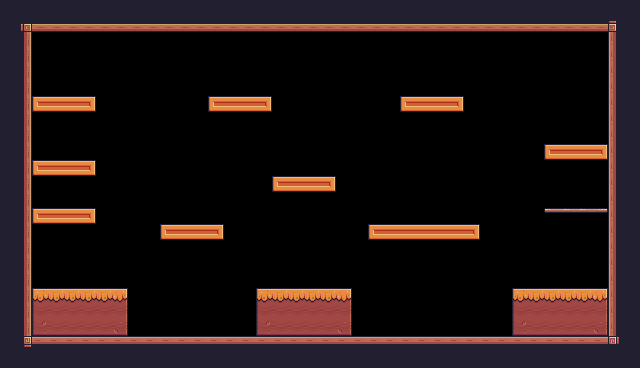

A level layout from a 2D game, rendered from its tile map. Below: a short description, then the map file with its tile-grid data intact:
An orthogonal 40x23 tile map with 16x16 px tiles, 1 tile layer (Background) and 18 objects (9x Platform, Player).

<map version="1.10" tiledversion="1.11.0" orientation="orthogonal" renderorder="right-down" width="40" height="23" tilewidth="16" tileheight="16" infinite="0" nextlayerid="4" nextobjectid="89">
 <tileset firstgid="1" source="Hidden Blade.tsx" />
 <layer id="1" name="Background" width="40" height="23">
  <data encoding="csv">
24,24,24,24,24,24,24,24,24,24,24,24,24,24,24,24,24,24,24,24,24,24,24,24,24,24,24,24,24,24,24,24,24,24,24,24,24,24,24,24,
24,92,134,134,134,134,134,134,134,134,134,134,134,134,134,134,134,134,134,134,134,134,134,134,134,134,134,134,134,134,134,134,134,134,134,134,134,134,93,24,
24,113,0,0,0,0,0,0,0,0,0,0,0,0,0,0,0,0,0,0,0,0,0,0,0,0,0,0,0,0,0,0,0,0,0,0,0,0,111,24,
24,113,0,0,0,0,0,0,0,0,0,0,0,0,0,0,0,0,0,0,0,0,0,0,0,0,0,0,0,0,0,0,0,0,0,0,0,0,111,24,
24,113,0,0,0,0,0,0,0,0,0,0,0,0,0,0,0,0,0,0,0,0,0,0,0,0,0,0,0,0,0,0,0,0,0,0,0,0,111,24,
24,113,0,0,0,0,0,0,0,0,0,0,0,0,0,0,0,0,0,0,0,0,0,0,0,0,0,0,0,0,0,0,0,0,0,0,0,0,111,24,
24,113,189,190,190,191,0,0,0,0,0,0,0,189,190,190,191,0,0,0,0,0,0,0,0,189,190,190,191,0,0,0,0,0,0,0,0,0,111,24,
24,113,0,0,0,0,0,0,0,0,0,0,0,0,0,0,0,0,0,0,0,0,0,0,0,0,0,0,0,0,0,0,0,0,0,0,0,0,111,24,
24,113,0,0,0,0,0,0,0,0,0,0,0,0,0,0,0,0,0,0,0,0,0,0,0,0,0,0,0,0,0,0,0,0,0,0,0,0,111,24,
24,113,0,0,0,0,0,0,0,0,0,0,0,0,0,0,0,0,0,0,0,0,0,0,0,0,0,0,0,0,0,0,0,0,189,190,190,191,111,24,
24,113,189,190,190,191,0,0,0,0,0,0,0,0,0,0,0,0,0,0,0,0,0,0,0,0,0,0,0,0,0,0,0,0,0,0,0,0,111,24,
24,113,0,0,0,0,0,0,0,0,0,0,0,0,0,0,0,189,190,190,191,0,0,0,0,0,0,0,0,0,0,0,0,0,0,0,0,0,111,24,
24,113,0,0,0,0,0,0,0,0,0,0,0,0,0,0,0,0,0,0,0,0,0,0,0,0,0,0,0,0,0,0,0,0,0,0,0,0,111,24,
24,113,189,190,190,191,0,0,0,0,0,0,0,0,0,0,0,0,0,0,0,0,0,0,0,0,0,0,0,0,0,0,0,0,40,41,41,42,111,24,
24,113,0,0,0,0,0,0,0,0,189,190,190,191,0,0,0,0,0,0,0,0,0,189,190,190,190,190,190,191,0,0,0,0,0,0,0,0,111,24,
24,113,0,0,0,0,0,0,0,0,0,0,0,0,0,0,0,0,0,0,0,0,0,0,0,0,0,0,0,0,0,0,0,0,0,0,0,0,111,24,
24,113,0,0,0,0,0,0,0,0,0,0,0,0,0,0,0,0,0,0,0,0,0,0,0,0,0,0,0,0,0,0,0,0,0,0,0,0,111,24,
24,113,0,0,0,0,0,0,0,0,0,0,0,0,0,0,0,0,0,0,0,0,0,0,0,0,0,0,0,0,0,0,0,0,0,0,0,0,111,24,
24,113,95,96,96,96,96,97,0,0,0,0,0,0,0,0,95,96,96,96,96,97,0,0,0,0,0,0,0,0,0,0,95,96,96,96,96,97,111,24,
24,113,117,118,118,118,118,119,0,0,0,0,0,0,0,0,117,118,118,118,118,119,0,0,0,0,0,0,0,0,0,0,117,118,118,118,118,119,111,24,
24,113,139,140,140,140,140,141,0,0,0,0,0,0,0,0,139,140,140,140,140,141,0,0,0,0,0,0,0,0,0,0,139,140,140,140,140,141,111,24,
24,114,90,90,90,90,90,90,90,90,90,90,90,90,90,90,90,90,90,90,90,90,90,90,90,90,90,90,90,90,90,90,90,90,90,90,90,90,115,24,
24,24,24,24,24,24,24,24,24,24,24,24,24,24,24,24,24,24,24,24,24,24,24,24,24,24,24,24,24,24,24,24,24,24,24,24,24,24,24,24
</data>
 </layer>
 <objectgroup id="2" name="SpawnPoints">
  <object id="88" name="Player" type="Player" x="176" y="240" width="32" height="32" />
 </objectgroup>
 <objectgroup id="3" name="Collisions">
  <object id="71" x="16" y="16" width="16" height="336" />
  <object id="72" x="32" y="336" width="592" height="16" />
  <object id="73" x="608" y="16" width="16" height="320" />
  <object id="74" x="32" y="16" width="576" height="16" />
  <object id="75" type="Platform" x="32" y="208" width="64" height="16" />
  <object id="76" type="Platform" x="368" y="224" width="112" height="16" />
  <object id="77" x="32" y="288" width="96" height="48" />
  <object id="78" x="256" y="288" width="96" height="48" />
  <object id="79" x="512" y="288" width="96" height="48" />
  <object id="80" x="544" y="208" width="64" height="16" />
  <object id="81" type="Platform" x="544" y="144" width="64" height="16" />
  <object id="82" type="Platform" x="400" y="96" width="64" height="16" />
  <object id="83" type="Platform" x="272" y="176" width="64" height="16" />
  <object id="84" type="Platform" x="32" y="160" width="64" height="16" />
  <object id="85" type="Platform" x="32" y="96" width="64" height="16" />
  <object id="86" type="Platform" x="208" y="96" width="64" height="16" />
  <object id="87" type="Platform" x="160" y="224" width="64" height="16" />
 </objectgroup>
</map>
